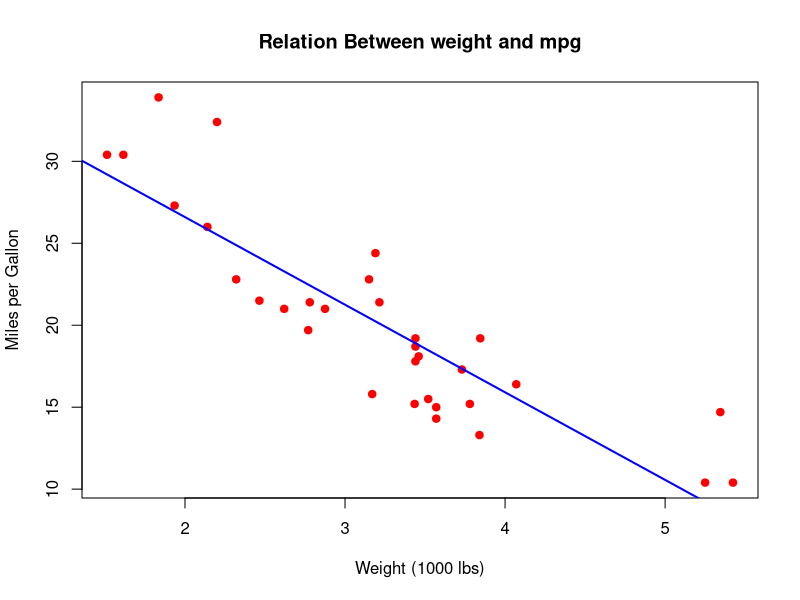

Reproduce this figure in R.
#Linear Regression-predict continuous values
library(tidyverse)
data(mtcars)
head(mtcars)
str(mtcars)
#column names
names(mtcars)

#Visualize
plot(mtcars$wt,mtcars$mpg,
     main="Relation Between weight and mpg",
     xlab="Weight (1000 lbs)",
     ylab="Miles per Gallon",
     pch=19,col="red")

#Calculate correlaion coefficient
#range of correlation coefficient=(+1,-1)
#correlation helps to understand relationship 
#if correlation coefficient is -ve,that mean on increasing x(input),y(output) will decrease
#if correlation coefficient is +ve,that mean on increasing x(input),y(output) will increase
cor(mtcars$wt,mtcars$mpg)
#Build the linear regression model
model<-lm(mpg ~ wt,data=mtcars)
#view model summary
summary(model)
#Get coefficients
coef(model)

#Plot Data with regression line
#(line of best fit) abline is used to draw the line
abline(model,col="blue",lwd=2)

#Make predictions
new_data<- data.frame(wt=c(2.5,3.0,3.5))
predict(model,newdata=new_data)
